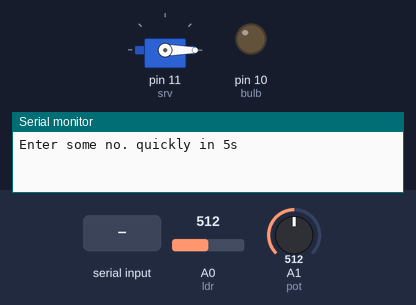
Recording of a sketch running on a simulated Arduino Uno, built with avr-gcc and run on an emulated ATmega328P. Parts: servo, output pins drawn as LEDs (lit = HIGH), the last lines printed to the serial monitor. Inputs (shaded band) come from the test bench; at power-on: A0 (ldr) = 512, A1 (pot) = 512.

Above: at 1.2 s.
1.3 s: "30,150,10\n" received over Serial
At 7.27 s:
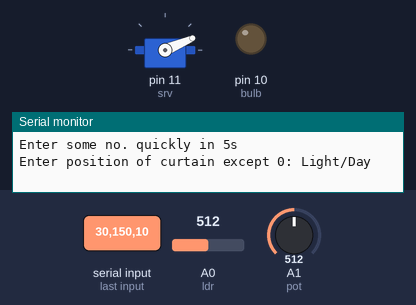
8.9 s: "90,45,200\n" received over Serial
20.2 s: A0 (ldr) set to 760
At 33.2 s:
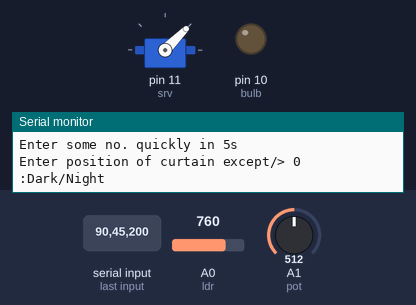
33.5 s: "90,45\n" received over Serial
At 44.1 s:
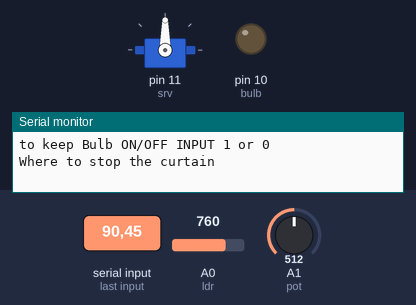
44.5 s: "90,45,200,10\n" received over Serial
At 55.06 s:
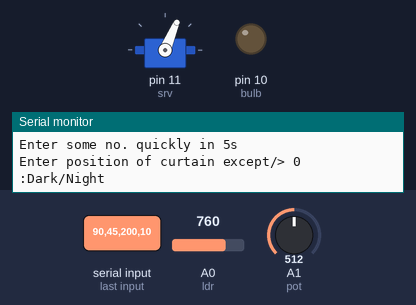
59.4 s: "200\n" received over Serial
Timing chart, 0 to 115.8 s (numbered marks = the images above; inputs shaded):
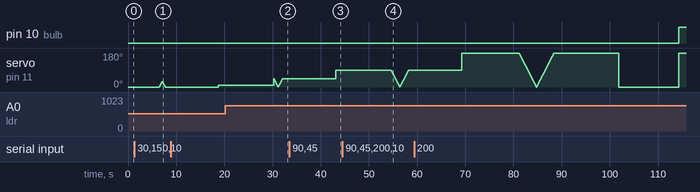

Measured:
- after the input at 33.5 s, servo on pin 11 (srv): 45° → 90° after 9.6 s

The sketch:

auto_curtains_code.ino
```cpp
#include <Servo.h>
Servo servo1; /* TO DECLARE THE SERVO OBJ */
int ldr=A0,srv=11,pot=A1,bulb=10; /* pin assigned to LDR,Bulb,Potentiometer */
int potVal,srvPos,ldrVal,bulbFlg,srvHold;
int stat,ch; /* stat=To store input value by user HIGH/LOW,and ch=Choice for first input*/

void setup()
{
  servo1.attach(srv);
  pinMode(ldr,INPUT);
  pinMode(pot,INPUT);
  pinMode(bulb,OUTPUT);
  Serial.begin(9600);
  servo1.write(0);
}
void loop()
{
  potVal=analogRead(pot); /*here analog input from POT is stored and sent to Bulb */
  ldrVal=analogRead(ldr);/* while ldr value is read from here */
  potVal=map(potVal,0,5,0,255); /*map the value 0,5V analog to 0,255 PWM signal */
  constrain(potVal,0,5); /* limit the potVal b/w 0 & 5V */
  if(ldrVal<=750) { /*if val is less than 750, flag=1(Night) */
    bulbFlg=0; }
  else {
  bulbFlg=1; }   /*if val is less than 750, flag=0(Day) */
  Serial.println("Enter some no. quickly in 5s");
  ch=Serial.parseInt();
  delay(5500);
  if(Serial.available()==0) /* here to check if any input is given by usr ==0 means NO input and >0 means input given*/
  {

    if(bulbFlg==1)
  {
   analogWrite(bulb,potVal);
    Serial.println("Bulb is Glowing: NIGHT");
     servo1.write(180);
       delay(20);
     }
  else
  {
   analogWrite(bulb,LOW);
    Serial.println("Bulb is not Glowing: DAY");
    for(int j=180;j>0;j--) {
    servo1.write(j);
       delay(20);

    }

  }
  }
  else if(Serial.available()>0)
  {
    switch(bulbFlg) /*cases according to Day(0)/Night(1) situation*/
    {
    case 0:  Serial.println("Enter position of curtain except 0: Light/Day");
             srvPos=Serial.parseInt();
            for(int i=0;i<=srvPos;i++) {
             servo1.write(i);
               delay(20);
            }/*motor(curtains) starts and returns to original position*/
            for(int j=srvPos;j>=0;j--){
              servo1.write(j);
               delay(20);
            }
       delay(5000);
            break;
    case 1:  Serial.println("Enter position of curtain except/> 0 :Dark/Night");
             srvPos=Serial.parseInt();
             for(int j=srvPos;j>=0;j--){
              servo1.write(j);
               delay(20);
             }/*same here also, motor(curtains) starts and returns to original position*/
            for(int i=0;i<=srvPos;i++) {
             servo1.write(i);
              delay(20);
            }
      delay(5000);
            break;
    }
  }
  Serial.println("to keep Bulb ON/OFF INPUT 1 or 0");
  stat=Serial.parseInt();
  delay(1000);
  if(stat==1) {  digitalWrite(bulb,HIGH); }
  else {digitalWrite(bulb,LOW); }
delay(5000);
  Serial.println("Where to stop the curtain");
  srvHold=Serial.parseInt();
  servo1.write(srvHold);
  delay(6000);
}
```
